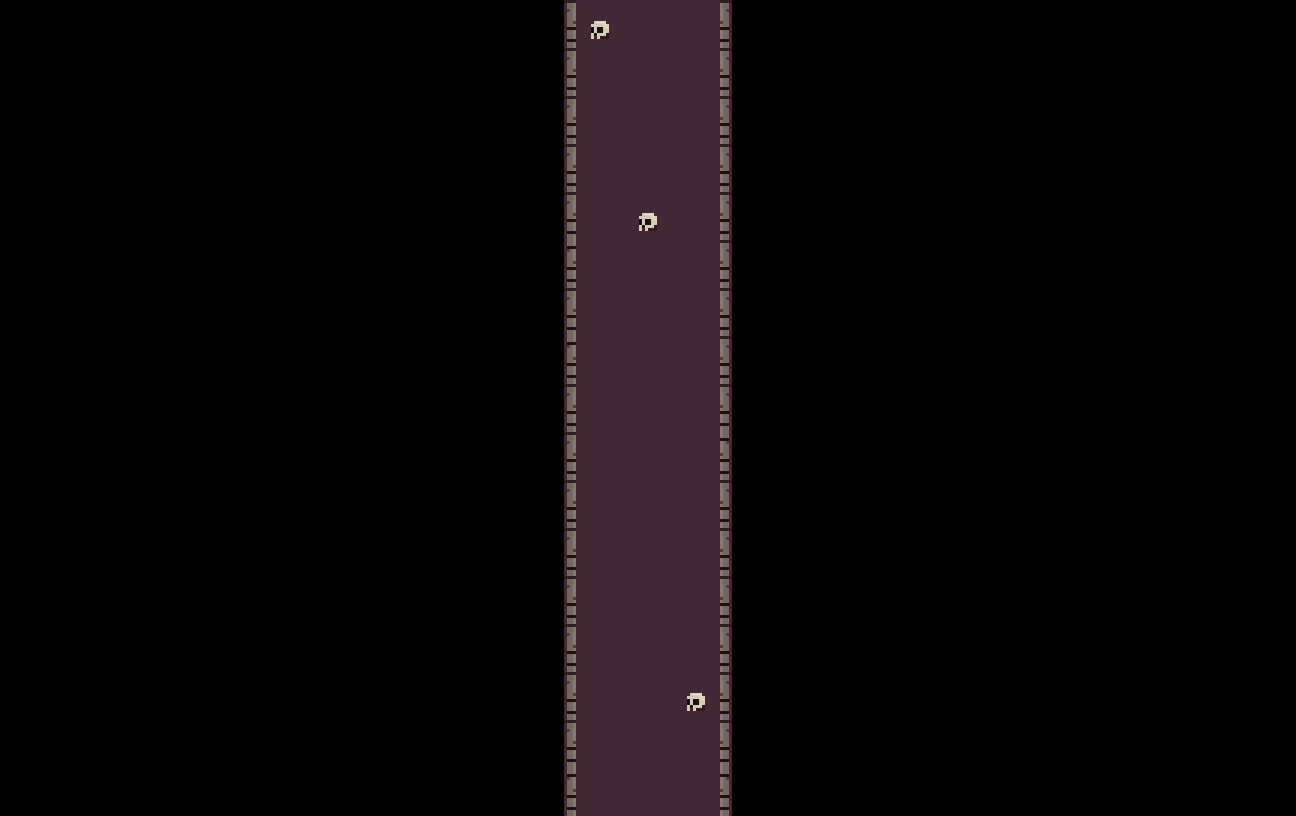

The image is a tile-based game level rendered from a .tmx file. Its description and source (layers, tilesets, objects; grid data summarised) follow:
An orthogonal 27x17 tile map with 48x48 px tiles, 7 tile layers (suelo, paredes, Capa de patrones 4, Capa de patrones 5, ...).

<map version="1.0" tiledversion="1.1.4" orientation="orthogonal" renderorder="right-down" width="27" height="17" tilewidth="48" tileheight="48" infinite="0" nextobjectid="1">
 <tileset firstgid="1" name="tileModificadox3" tilewidth="48" tileheight="48" tilecount="256" columns="16">
  <image source="tileModificadox3.png" width="768" height="768" />
 </tileset>
 <layer name="suelo" width="27" height="17">
  <data>[459 cells, 51 non-empty, 2 distinct tile ids]</data>
 </layer>
 <layer name="paredes" width="27" height="17">
  <data>[459 cells, 34 non-empty, 4 distinct tile ids]</data>
 </layer>
 <layer name="Capa de patrones 4" width="27" height="17">
  <data>[459 cells, 0 non-empty, 0 distinct tile ids]</data>
 </layer>
 <layer name="Capa de patrones 5" width="27" height="17">
  <data>[459 cells, 0 non-empty, 0 distinct tile ids]</data>
 </layer>
 <layer name="Capa de patrones 6" width="27" height="17">
  <data>[459 cells, 0 non-empty, 0 distinct tile ids]</data>
 </layer>
 <layer name="Capa de patrones 7" width="27" height="17">
  <data>[459 cells, 0 non-empty, 0 distinct tile ids]</data>
 </layer>
 <layer name="capaExtra" width="27" height="17">
  <data>[459 cells, 0 non-empty, 0 distinct tile ids]</data>
 </layer>
</map>
